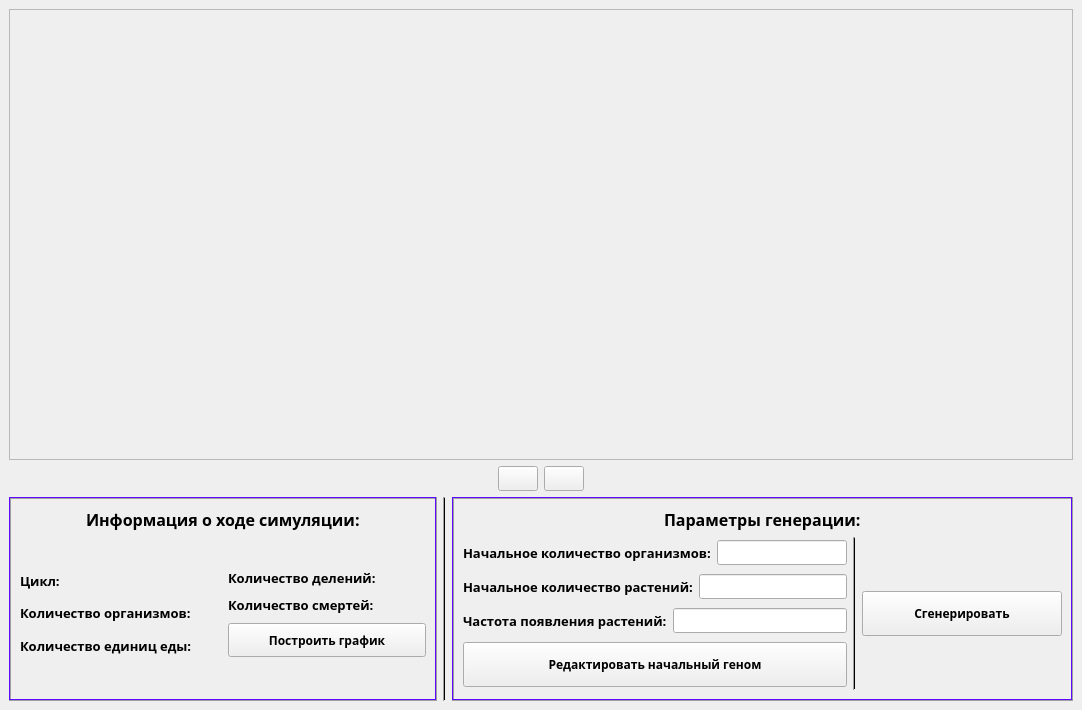
<?xml version="1.0" encoding="UTF-8"?>
<ui version="4.0">
 <class>MainWindow</class>
 <widget class="QMainWindow" name="MainWindow">
  <property name="geometry">
   <rect>
    <x>0</x>
    <y>0</y>
    <width>1082</width>
    <height>710</height>
   </rect>
  </property>
  <property name="palette">
   <palette>
    <active>
     <colorrole role="Light">
      <brush brushstyle="SolidPattern">
       <color alpha="255">
        <red>92</red>
        <green>11</green>
        <blue>255</blue>
       </color>
      </brush>
     </colorrole>
    </active>
    <inactive>
     <colorrole role="Light">
      <brush brushstyle="SolidPattern">
       <color alpha="255">
        <red>92</red>
        <green>11</green>
        <blue>255</blue>
       </color>
      </brush>
     </colorrole>
    </inactive>
    <disabled>
     <colorrole role="Light">
      <brush brushstyle="SolidPattern">
       <color alpha="255">
        <red>92</red>
        <green>11</green>
        <blue>255</blue>
       </color>
      </brush>
     </colorrole>
    </disabled>
   </palette>
  </property>
  <property name="font">
   <font>
    <family>Yu Gothic UI Semibold</family>
    <weight>75</weight>
    <bold>true</bold>
   </font>
  </property>
  <property name="windowTitle">
   <string>Simple Evolution Simulator</string>
  </property>
  <widget class="QWidget" name="centralwidget">
   <layout class="QVBoxLayout" name="verticalLayout_8">
    <item>
     <layout class="QVBoxLayout" name="verticalLayout_7">
      <item>
       <widget class="Viewport" name="viewport">
        <property name="minimumSize">
         <size>
          <width>0</width>
          <height>451</height>
         </size>
        </property>
        <property name="frameShape">
         <enum>QFrame::StyledPanel</enum>
        </property>
        <property name="frameShadow">
         <enum>QFrame::Raised</enum>
        </property>
       </widget>
      </item>
      <item>
       <layout class="QHBoxLayout" name="horizontalLayout">
        <item>
         <spacer name="horizontalSpacer">
          <property name="orientation">
           <enum>Qt::Horizontal</enum>
          </property>
          <property name="sizeHint" stdset="0">
           <size>
            <width>40</width>
            <height>20</height>
           </size>
          </property>
         </spacer>
        </item>
        <item>
         <widget class="QPushButton" name="pushButton">
          <property name="text">
           <string/>
          </property>
         </widget>
        </item>
        <item>
         <widget class="QPushButton" name="pushButton_2">
          <property name="text">
           <string/>
          </property>
         </widget>
        </item>
        <item>
         <spacer name="horizontalSpacer_2">
          <property name="orientation">
           <enum>Qt::Horizontal</enum>
          </property>
          <property name="sizeHint" stdset="0">
           <size>
            <width>40</width>
            <height>20</height>
           </size>
          </property>
         </spacer>
        </item>
       </layout>
      </item>
      <item>
       <layout class="QHBoxLayout" name="horizontalLayout_16">
        <item>
         <widget class="QFrame" name="frame_2">
          <property name="frameShape">
           <enum>QFrame::Box</enum>
          </property>
          <property name="frameShadow">
           <enum>QFrame::Raised</enum>
          </property>
          <layout class="QHBoxLayout" name="horizontalLayout_9">
           <item>
            <layout class="QVBoxLayout" name="verticalLayout_10">
             <item>
              <layout class="QVBoxLayout" name="verticalLayout_9">
               <item>
                <layout class="QHBoxLayout" name="horizontalLayout_7">
                 <item>
                  <spacer name="horizontalSpacer_8">
                   <property name="orientation">
                    <enum>Qt::Horizontal</enum>
                   </property>
                   <property name="sizeHint" stdset="0">
                    <size>
                     <width>40</width>
                     <height>20</height>
                    </size>
                   </property>
                  </spacer>
                 </item>
                 <item>
                  <widget class="QLabel" name="label">
                   <property name="font">
                    <font>
                     <family>Yu Gothic UI Semibold</family>
                     <pointsize>12</pointsize>
                     <weight>75</weight>
                     <bold>true</bold>
                    </font>
                   </property>
                   <property name="text">
                    <string>Информация о ходе симуляции:</string>
                   </property>
                  </widget>
                 </item>
                 <item>
                  <spacer name="horizontalSpacer_9">
                   <property name="orientation">
                    <enum>Qt::Horizontal</enum>
                   </property>
                   <property name="sizeHint" stdset="0">
                    <size>
                     <width>40</width>
                     <height>20</height>
                    </size>
                   </property>
                  </spacer>
                 </item>
                </layout>
               </item>
               <item>
                <spacer name="verticalSpacer_4">
                 <property name="orientation">
                  <enum>Qt::Vertical</enum>
                 </property>
                 <property name="sizeHint" stdset="0">
                  <size>
                   <width>20</width>
                   <height>40</height>
                  </size>
                 </property>
                </spacer>
               </item>
               <item>
                <layout class="QVBoxLayout" name="verticalLayout_3">
                 <property name="spacing">
                  <number>9</number>
                 </property>
                 <property name="bottomMargin">
                  <number>0</number>
                 </property>
                 <item>
                  <layout class="QHBoxLayout" name="horizontalLayout_8">
                   <item>
                    <layout class="QVBoxLayout" name="verticalLayout">
                     <item>
                      <layout class="QHBoxLayout" name="horizontalLayout_2">
                       <item>
                        <widget class="QLabel" name="label_2">
                         <property name="font">
                          <font>
                           <family>Yu Gothic UI Semibold</family>
                           <pointsize>10</pointsize>
                           <weight>75</weight>
                           <bold>true</bold>
                          </font>
                         </property>
                         <property name="text">
                          <string>Цикл:</string>
                         </property>
                        </widget>
                       </item>
                      </layout>
                     </item>
                     <item>
                      <layout class="QHBoxLayout" name="horizontalLayout_3">
                       <item>
                        <widget class="QLabel" name="label_3">
                         <property name="font">
                          <font>
                           <family>Yu Gothic UI Semibold</family>
                           <pointsize>10</pointsize>
                           <weight>75</weight>
                           <bold>true</bold>
                          </font>
                         </property>
                         <property name="text">
                          <string>Количество организмов:</string>
                         </property>
                        </widget>
                       </item>
                      </layout>
                     </item>
                     <item>
                      <layout class="QHBoxLayout" name="horizontalLayout_4">
                       <item>
                        <widget class="QLabel" name="label_4">
                         <property name="font">
                          <font>
                           <family>Yu Gothic UI Semibold</family>
                           <pointsize>10</pointsize>
                           <weight>75</weight>
                           <bold>true</bold>
                          </font>
                         </property>
                         <property name="text">
                          <string>Количество единиц еды:</string>
                         </property>
                        </widget>
                       </item>
                      </layout>
                     </item>
                    </layout>
                   </item>
                   <item>
                    <layout class="QVBoxLayout" name="verticalLayout_2">
                     <item>
                      <layout class="QHBoxLayout" name="horizontalLayout_5">
                       <item>
                        <widget class="QLabel" name="label_9">
                         <property name="font">
                          <font>
                           <family>Yu Gothic UI Semibold</family>
                           <pointsize>10</pointsize>
                           <weight>75</weight>
                           <bold>true</bold>
                          </font>
                         </property>
                         <property name="text">
                          <string>Количество делений:</string>
                         </property>
                        </widget>
                       </item>
                      </layout>
                     </item>
                     <item>
                      <layout class="QHBoxLayout" name="horizontalLayout_6">
                       <item>
                        <widget class="QLabel" name="label_10">
                         <property name="font">
                          <font>
                           <family>Yu Gothic UI Semibold</family>
                           <pointsize>10</pointsize>
                           <weight>75</weight>
                           <bold>true</bold>
                          </font>
                         </property>
                         <property name="text">
                          <string>Количество смертей:</string>
                         </property>
                        </widget>
                       </item>
                      </layout>
                     </item>
                     <item>
                      <layout class="QHBoxLayout" name="horizontalLayout_10">
                       <item>
                        <widget class="QPushButton" name="tostart_button_2">
                         <property name="minimumSize">
                          <size>
                           <width>0</width>
                           <height>34</height>
                          </size>
                         </property>
                         <property name="text">
                          <string>Построить график</string>
                         </property>
                        </widget>
                       </item>
                      </layout>
                     </item>
                    </layout>
                   </item>
                  </layout>
                 </item>
                </layout>
               </item>
              </layout>
             </item>
             <item>
              <spacer name="verticalSpacer">
               <property name="orientation">
                <enum>Qt::Vertical</enum>
               </property>
               <property name="sizeHint" stdset="0">
                <size>
                 <width>20</width>
                 <height>40</height>
                </size>
               </property>
              </spacer>
             </item>
            </layout>
           </item>
          </layout>
         </widget>
        </item>
        <item>
         <widget class="Line" name="line">
          <property name="palette">
           <palette>
            <active>
             <colorrole role="Light">
              <brush brushstyle="SolidPattern">
               <color alpha="255">
                <red>0</red>
                <green>0</green>
                <blue>0</blue>
               </color>
              </brush>
             </colorrole>
            </active>
            <inactive>
             <colorrole role="Light">
              <brush brushstyle="SolidPattern">
               <color alpha="255">
                <red>0</red>
                <green>0</green>
                <blue>0</blue>
               </color>
              </brush>
             </colorrole>
            </inactive>
            <disabled>
             <colorrole role="Light">
              <brush brushstyle="SolidPattern">
               <color alpha="255">
                <red>0</red>
                <green>0</green>
                <blue>0</blue>
               </color>
              </brush>
             </colorrole>
            </disabled>
           </palette>
          </property>
          <property name="orientation">
           <enum>Qt::Vertical</enum>
          </property>
         </widget>
        </item>
        <item>
         <widget class="QFrame" name="frame_3">
          <property name="minimumSize">
           <size>
            <width>621</width>
            <height>0</height>
           </size>
          </property>
          <property name="frameShape">
           <enum>QFrame::Box</enum>
          </property>
          <property name="frameShadow">
           <enum>QFrame::Raised</enum>
          </property>
          <layout class="QHBoxLayout" name="horizontalLayout_17">
           <item>
            <layout class="QVBoxLayout" name="verticalLayout_6">
             <item>
              <layout class="QHBoxLayout" name="horizontalLayout_14">
               <item>
                <spacer name="horizontalSpacer_10">
                 <property name="orientation">
                  <enum>Qt::Horizontal</enum>
                 </property>
                 <property name="sizeHint" stdset="0">
                  <size>
                   <width>40</width>
                   <height>20</height>
                  </size>
                 </property>
                </spacer>
               </item>
               <item>
                <widget class="QLabel" name="label_11">
                 <property name="font">
                  <font>
                   <family>Yu Gothic UI Semibold</family>
                   <pointsize>12</pointsize>
                   <weight>75</weight>
                   <bold>true</bold>
                  </font>
                 </property>
                 <property name="text">
                  <string>Параметры генерации:</string>
                 </property>
                </widget>
               </item>
               <item>
                <spacer name="horizontalSpacer_11">
                 <property name="orientation">
                  <enum>Qt::Horizontal</enum>
                 </property>
                 <property name="sizeHint" stdset="0">
                  <size>
                   <width>40</width>
                   <height>20</height>
                  </size>
                 </property>
                </spacer>
               </item>
              </layout>
             </item>
             <item>
              <layout class="QHBoxLayout" name="horizontalLayout_15">
               <item>
                <layout class="QVBoxLayout" name="verticalLayout_4">
                 <item>
                  <layout class="QHBoxLayout" name="horizontalLayout_13">
                   <item>
                    <widget class="QLabel" name="label_12">
                     <property name="font">
                      <font>
                       <family>Yu Gothic UI Semibold</family>
                       <pointsize>10</pointsize>
                       <weight>75</weight>
                       <bold>true</bold>
                      </font>
                     </property>
                     <property name="text">
                      <string>Начальное количество организмов:</string>
                     </property>
                    </widget>
                   </item>
                   <item>
                    <widget class="QLineEdit" name="lineEdit"/>
                   </item>
                  </layout>
                 </item>
                 <item>
                  <layout class="QHBoxLayout" name="horizontalLayout_12">
                   <item>
                    <widget class="QLabel" name="label_13">
                     <property name="font">
                      <font>
                       <family>Yu Gothic UI Semibold</family>
                       <pointsize>10</pointsize>
                       <weight>75</weight>
                       <bold>true</bold>
                      </font>
                     </property>
                     <property name="text">
                      <string>Начальное количество растений:</string>
                     </property>
                    </widget>
                   </item>
                   <item>
                    <widget class="QLineEdit" name="lineEdit_2"/>
                   </item>
                  </layout>
                 </item>
                 <item>
                  <layout class="QHBoxLayout" name="horizontalLayout_11">
                   <item>
                    <widget class="QLabel" name="label_14">
                     <property name="font">
                      <font>
                       <family>Yu Gothic UI Semibold</family>
                       <pointsize>10</pointsize>
                       <weight>75</weight>
                       <bold>true</bold>
                      </font>
                     </property>
                     <property name="text">
                      <string>Частота появления растений:</string>
                     </property>
                    </widget>
                   </item>
                   <item>
                    <widget class="QLineEdit" name="lineEdit_3"/>
                   </item>
                  </layout>
                 </item>
                 <item>
                  <layout class="QHBoxLayout" name="horizontalLayout_18">
                   <item>
                    <widget class="QPushButton" name="tostart_button_3">
                     <property name="minimumSize">
                      <size>
                       <width>0</width>
                       <height>45</height>
                      </size>
                     </property>
                     <property name="maximumSize">
                      <size>
                       <width>9999999</width>
                       <height>16777215</height>
                      </size>
                     </property>
                     <property name="text">
                      <string>Редактировать начальный геном</string>
                     </property>
                    </widget>
                   </item>
                  </layout>
                 </item>
                </layout>
               </item>
               <item>
                <widget class="Line" name="line_3">
                 <property name="palette">
                  <palette>
                   <active>
                    <colorrole role="Light">
                     <brush brushstyle="SolidPattern">
                      <color alpha="255">
                       <red>0</red>
                       <green>0</green>
                       <blue>0</blue>
                      </color>
                     </brush>
                    </colorrole>
                   </active>
                   <inactive>
                    <colorrole role="Light">
                     <brush brushstyle="SolidPattern">
                      <color alpha="255">
                       <red>0</red>
                       <green>0</green>
                       <blue>0</blue>
                      </color>
                     </brush>
                    </colorrole>
                   </inactive>
                   <disabled>
                    <colorrole role="Light">
                     <brush brushstyle="SolidPattern">
                      <color alpha="255">
                       <red>0</red>
                       <green>0</green>
                       <blue>0</blue>
                      </color>
                     </brush>
                    </colorrole>
                   </disabled>
                  </palette>
                 </property>
                 <property name="orientation">
                  <enum>Qt::Vertical</enum>
                 </property>
                </widget>
               </item>
               <item>
                <layout class="QVBoxLayout" name="verticalLayout_5">
                 <item>
                  <spacer name="verticalSpacer_2">
                   <property name="orientation">
                    <enum>Qt::Vertical</enum>
                   </property>
                   <property name="sizeHint" stdset="0">
                    <size>
                     <width>20</width>
                     <height>40</height>
                    </size>
                   </property>
                  </spacer>
                 </item>
                 <item>
                  <widget class="QPushButton" name="tostart_button_4">
                   <property name="minimumSize">
                    <size>
                     <width>200</width>
                     <height>45</height>
                    </size>
                   </property>
                   <property name="text">
                    <string>Сгенерировать</string>
                   </property>
                  </widget>
                 </item>
                 <item>
                  <spacer name="verticalSpacer_3">
                   <property name="orientation">
                    <enum>Qt::Vertical</enum>
                   </property>
                   <property name="sizeHint" stdset="0">
                    <size>
                     <width>20</width>
                     <height>40</height>
                    </size>
                   </property>
                  </spacer>
                 </item>
                </layout>
               </item>
              </layout>
             </item>
            </layout>
           </item>
          </layout>
         </widget>
        </item>
       </layout>
      </item>
     </layout>
    </item>
   </layout>
  </widget>
  <widget class="QMenuBar" name="menubar">
   <property name="geometry">
    <rect>
     <x>0</x>
     <y>0</y>
     <width>1082</width>
     <height>21</height>
    </rect>
   </property>
  </widget>
 </widget>
 <customwidgets>
  <customwidget>
   <class>Viewport</class>
   <extends>QFrame</extends>
   <header location="global">viewport.h</header>
   <container>1</container>
  </customwidget>
 </customwidgets>
 <resources/>
 <connections/>
</ui>
